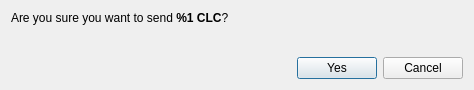
<?xml version="1.0" encoding="UTF-8"?>
<ui version="4.0">
 <class>ConfirmSendDialog</class>
 <widget class="QDialog" name="ConfirmSendDialog">
  <property name="windowModality">
   <enum>Qt::ApplicationModal</enum>
  </property>
  <property name="geometry">
   <rect>
    <x>0</x>
    <y>0</y>
    <width>474</width>
    <height>90</height>
   </rect>
  </property>
  <property name="windowTitle">
   <string>Confirm sending %1 CLC</string>
  </property>
  <layout class="QVBoxLayout" name="verticalLayout">
   <item>
    <layout class="QVBoxLayout" name="verticalLayout_2">
     <item>
      <widget class="QLabel" name="m_confirmLabel">
       <property name="text">
        <string>&lt;html&gt;&lt;head/&gt;&lt;body&gt;&lt;p&gt;Are you sure you want to send &lt;strong&gt;%1 CLC&lt;/strong&gt;?&lt;/p&gt;&lt;/body&gt;&lt;/html&gt;</string>
       </property>
       <property name="textFormat">
        <enum>Qt::RichText</enum>
       </property>
      </widget>
     </item>
     <item>
      <widget class="QLabel" name="m_paymentIdLabel">
       <property name="text">
        <string/>
       </property>
       <property name="textFormat">
        <enum>Qt::RichText</enum>
       </property>
      </widget>
     </item>
    </layout>
   </item>
   <item>
    <spacer name="verticalSpacer">
     <property name="orientation">
      <enum>Qt::Vertical</enum>
     </property>
     <property name="sizeHint" stdset="0">
      <size>
       <width>20</width>
       <height>40</height>
      </size>
     </property>
    </spacer>
   </item>
   <item>
    <layout class="QHBoxLayout" name="horizontalLayout_2">
     <item>
      <spacer name="horizontalSpacer">
       <property name="orientation">
        <enum>Qt::Horizontal</enum>
       </property>
       <property name="sizeHint" stdset="0">
        <size>
         <width>40</width>
         <height>20</height>
        </size>
       </property>
      </spacer>
     </item>
     <item>
      <widget class="QPushButton" name="m_okButton">
       <property name="text">
        <string>Yes</string>
       </property>
       <property name="icon">
        <iconset resource="../../resources.qrc">
         <normaloff>:/icons/transaction</normaloff>:/icons/transaction</iconset>
       </property>
      </widget>
     </item>
     <item>
      <widget class="QPushButton" name="m_cancelButton">
       <property name="text">
        <string>Cancel</string>
       </property>
       <property name="icon">
        <iconset resource="../../resources.qrc">
         <normaloff>:/icons/cancel</normaloff>:/icons/cancel</iconset>
       </property>
      </widget>
     </item>
    </layout>
   </item>
  </layout>
 </widget>
 <resources>
  <include location="../../resources.qrc"/>
 </resources>
 <connections>
  <connection>
   <sender>m_okButton</sender>
   <signal>clicked()</signal>
   <receiver>ConfirmSendDialog</receiver>
   <slot>accept()</slot>
   <hints>
    <hint type="sourcelabel">
     <x>500</x>
     <y>62</y>
    </hint>
    <hint type="destinationlabel">
     <x>276</x>
     <y>44</y>
    </hint>
   </hints>
  </connection>
  <connection>
   <sender>m_cancelButton</sender>
   <signal>clicked()</signal>
   <receiver>ConfirmSendDialog</receiver>
   <slot>reject()</slot>
   <hints>
    <hint type="sourcelabel">
     <x>417</x>
     <y>62</y>
    </hint>
    <hint type="destinationlabel">
     <x>276</x>
     <y>44</y>
    </hint>
   </hints>
  </connection>
 </connections>
</ui>
